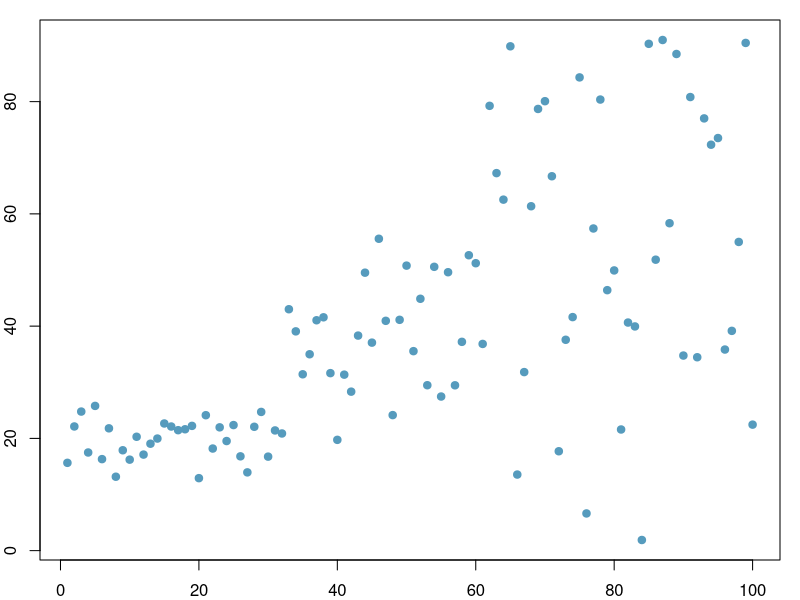

This figure's R source:
pdf("nonconstant_var.pdf", height = 3, width = 5)
par(mar=c(2,2,1,1))
set.seed(89)
x = seq(1:100)
y = c(rnorm(30,20,3), rnorm(30,40,10), rnorm(40,60,25))
plot(y~x, pch = 19, col = "#569BBD")
dev.off()